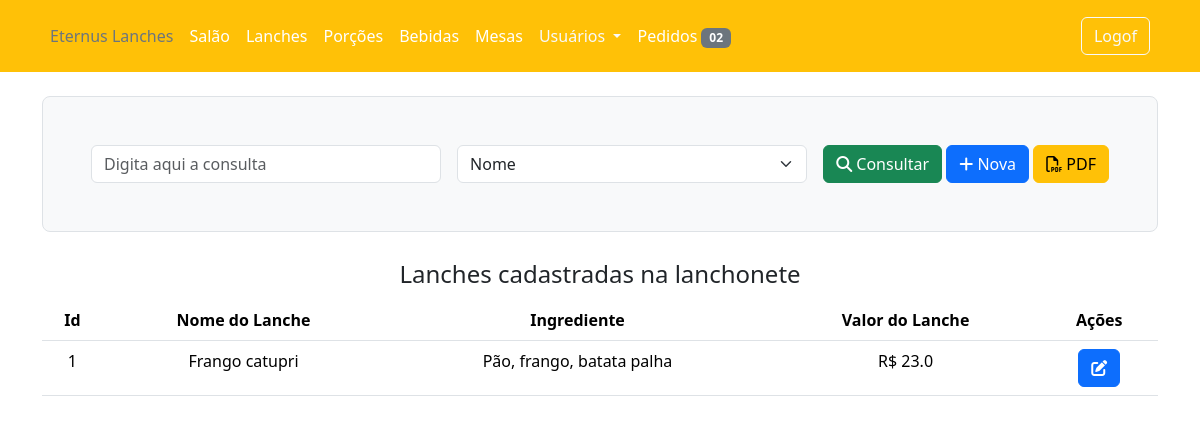
Screenshot of /lanchesView (signed in) with the database file from the repository.
### app/models/bdEternusLanches.py (models this page shows, shortened)
class Lanches(db.Model):
    __tablename__ = 'Lanches'
    id = db.Column(db.Integer, primary_key=True)
    nome = db.Column(db.String(40), unique=True, nullable=True)
    valor = db.Column(db.Float, nullable=False)
    ingrediente = db.Column(db.String(150), nullable=False)
    img = db.Column(db.String(20), nullable=False, default='default.jpg')

### app/controllers/lanchonete/routes.py (the view)
@lanchonete.route('/lanchesView', methods=['GET'])
@login_required
def lanchesView():
    if current_user.is_authenticated:
        if current_user.acesso[0].tipo == 'Funcionario':
            form = LancheConsultaForm()
            lanches = Lanches.query.all()
            return render_template('lanchonete/lanches/lanchesView.html', title='Lanches', form=form, lanches=lanches)
        else:
            flash('Não tem permissão para acessar essa página', 'danger')
            return redirect(url_for('home.index'))
    else:
        flash('Faça o login para acessar essa página.', 'danger')
        return redirect(url_for('users.login'))

### app/controllers/lanchonete/lanchoneteForm.py
class LancheConsultaForm(FlaskForm):
    consultar = StringField('Consulta', validators=[DataRequired()])
    selection = SelectField(choices=['Nome', 'Id'])

### app/models/bdEternusLanches.py (called while the page is built)
@login_manager.user_loader
def load_user(user_id):
    return Users.query.get(int(user_id))

### app/templates/lanchonete/lanches/lanchesView.html (shortened to what this page needs)
{% extends 'layout/lanchonete.html' %}
{% block content %}
<div class="container">
    <header class="h-100 p-5 bg-light border rounded-3 mt-4">
        <form action="" method="POST" class="row g-3">
            <div class="col md-3">
                {{form.consultar(class='form-control', placeholder='Digita aqui a consulta')}}
            </div>
            <div class="col md-4">
                {{form.selection(class='form-select col-md-2 ml-3')}}
            </div>
            <div class="col-auto">
                <button type="submit" class="btn btn-success ml-4"><i class="fa-solid fa-magnifying-glass"></i> Consultar</button>
                <a class="btn btn-primary ml-3" href="{{url_for('lanchonete.novoLanche')}}" role="button"><i class="fa-solid fa-plus"></i> Nova</a>
                <a class="btn btn-warning ml-3" href=" " role="button"><i class="fa-regular fa-file-pdf"></i> PDF</a>
            </div>
        </form>
    </header>
    <main>
        <fieldset>
            <legend class="text-center mt-4">Lanches cadastradas na lanchonete</legend>
            <table class="table table-hover text-center">
                <thead>
                    <tr>
                        <th scope="col">Id</th>
                        <th scope="col">Nome do Lanche</th>
                        <th scope="col">Ingrediente</th>
                        <th scope="col">Valor do Lanche</th>
                        <th scope="col">Ações</th>
                    </tr>
                </thead>
                <tbody>
                    {% for lanche in lanches%}
                    <tr>
                        <td scope="row">{{lanche.id}}</td>
                        <td scope="row">{{lanche.nome}}</td>
                        <td scope="row">{{lanche.ingrediente}}</td>
                        <td scope="row">R$ {{lanche.valor}}</td>
                        <td scope="row">
                            <button onclick="editarLanche('{{lanche.id}}')" type="button" class="btn btn-primary" data-bs-toggle="modal" data-bs-target="#lancheModal">
                                <i class="fa-solid fa-pen-to-square"></i>
                            </button>
                        </td>
                    </tr>
                    {% endfor %}
                </tbody>
            </table>
        </fieldset>
    </main>
</div>
{% endblock content %}

### rows the page displays
Lanches: id "1", nome "Frango catupri", ingrediente "Pão, frango, batata palha", valor "23.0"
